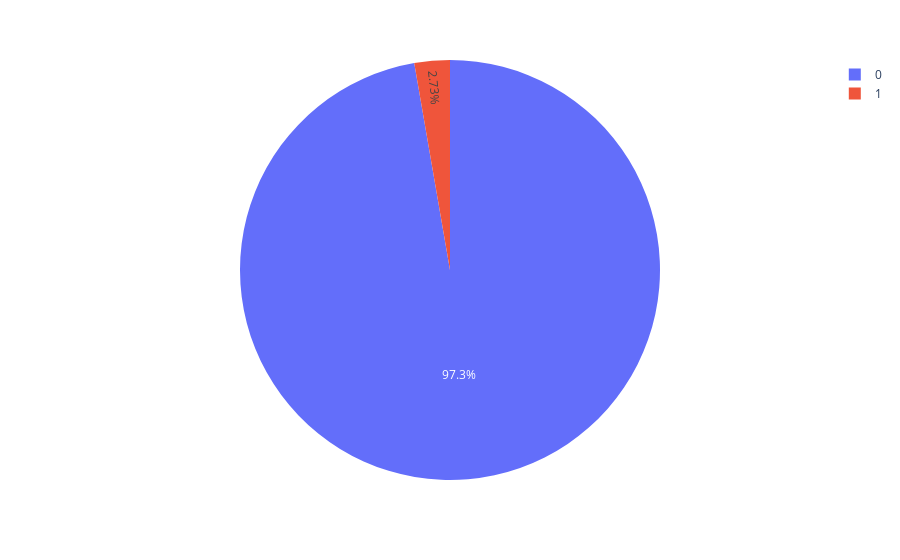

Notebook code for this chart:
### Markdown cell above
We can wonder the mean of each day :

### Code cell
px.pie(daily, "holiday")

### Figure 1 — Plotly figure (JSON) as saved in the notebook; plotly's stock layout.template omitted (floating-point values rounded to 4 significant figures; data arrays with more than 128 entries replaced by an {"elided": "..."} marker saying what was removed)
{"data": [{"domain": {"x": [0, 1], "y": [0, 1]}, "hovertemplate": "holiday=%{label}<extra></extra>", "labels": {"elided": "1064 int values"}, "legendgroup": "", "name": "", "showlegend": true, "type": "pie"}], "layout": {"legend": {"tracegroupgap": 0}, "margin": {"t": 60}}}
